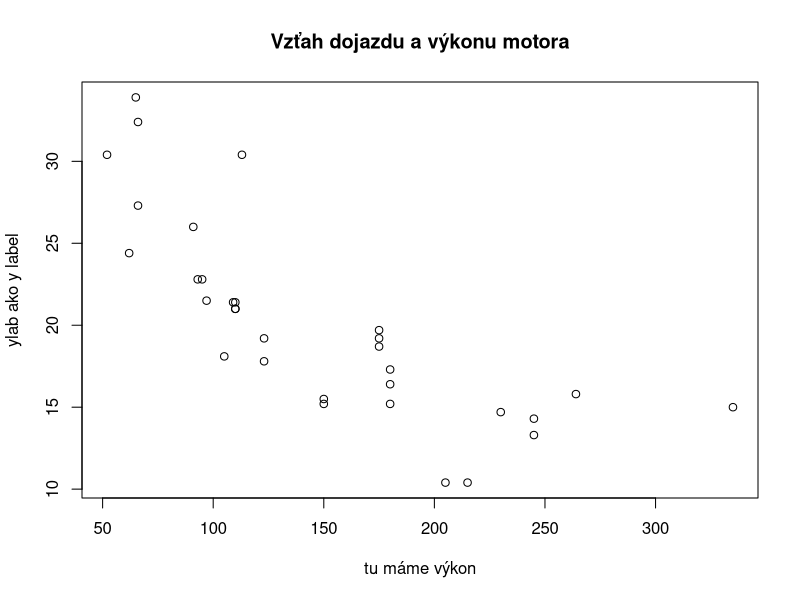
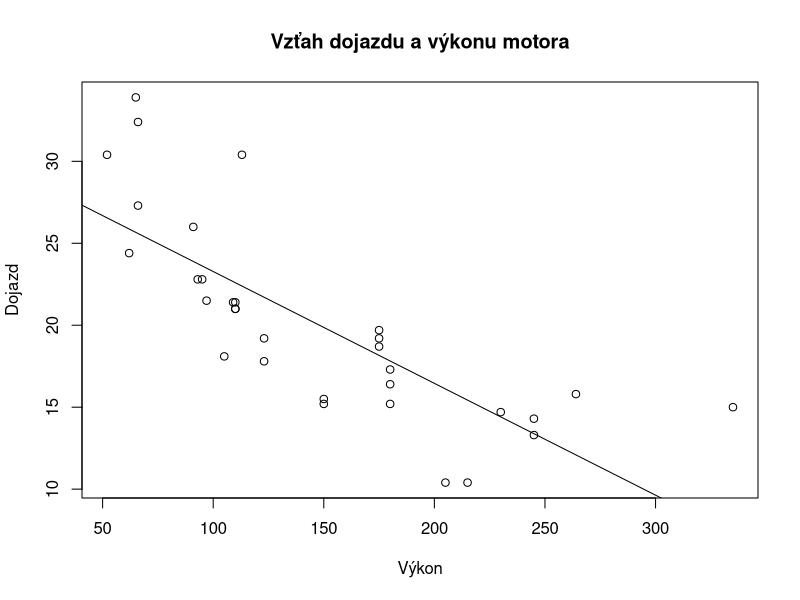
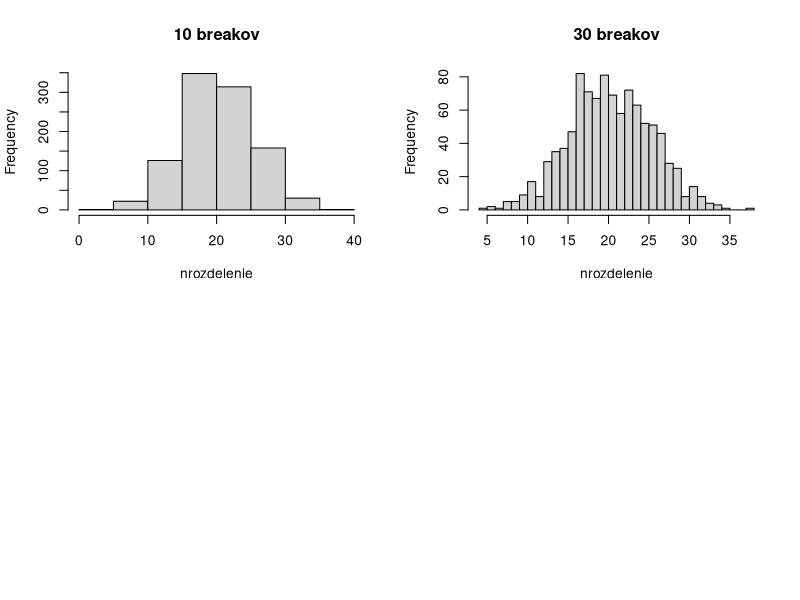

These figures' R source, in order:
## ---- chunk 1
library(knitr)
opts_chunk$set(echo = TRUE)
## ---- chunk 2
5 + 5
5 - 5
5 * 5
5 / 5
5^2
## ---- chunk 3
# zobrazí zvyšok z delenia

5 %% 2
## ---- chunk 4
mean(2, 4, 6)
abs(-5)
sqrt(8)
## ---- chunk 5
# Priradíme teda objektu "a" výsledok "2 + 2".

a <- 2 + 2

# Po napísaní názvu objektu do konzoly nám konzola ukáže už len výsledok.

a

# Nové priradenie hodnoty starému objektu prepíše starú hodnotu.

a <- 5 + 5

a
## ---- chunk 6
a^2
## ---- chunk 7
# Objektu "a" priradíme súbor číselných hodnôt a vytvoríme z neho vektor.

a <- c(5, 1, 4, 2, 3)

a

## ---- chunk 8
b <- c(5, 9, 6, 8, 7)
a + b
min(a)
sort(a)
sum(a)
## ---- chunk 9
# sample(), seq() a rep()
## ---- chunk 10
# Ako prvé potrebujeme zadať "x", teda vektor hodnôt, z ktorých chceme vyberať.
# Pre nás to budú hodnoty medzi 160 až 190, ktoré navolíme ako 160:190.

# 160:190 jednoducho vypíše hodnoty zaradom od 160 do 190. A sample() z nich náhodne vyberie
# nami určený počet hodnôt.


# "size" je počet hodnôt, aký ma funkcia vybrať.

# "replace", či môže vybrať jednu hodnotu viackrát, alebo ju má vylúčiť.

# "prob" použijeme, ak chceme priradiť istým hodnotám inú váhu.

vyska <- sample(x = 160:190, size = 10, replace = TRUE)

print(vyska)
## ---- chunk 11
seq(from = 2, to = 12, by = 0.5)
## ---- chunk 12
# Zadáme "od", "do" a koľko časí má vektor mať.

seq(from = 4, to = 10, length = 4) 

seq(from = 4, to = 10, length = 8)

# Alternatívou je zadať "od", "po", a rozdeliť to po požadovaných kúskoch
# na požadovanú dĺžku.

seq(from = 4, by = 0.5, length = 25)
## ---- chunk 13
rep(x = 1, times = 10)

rep(x = c(1, 2, 3), times = 3)
## ---- chunk 14
# Vytvorme si obyčajný číselný vektor.

obycajny_vektor <- c(1:10)

obycajny_vektor

# Za použitia indexovania môžeme vybrať akúkoľvek hodnotu. Chceme vybrať prvú.

obycajny_vektor[1]

# Alebo súbor hodnôt. Vyberieme prvú a poslednú hodnotu.

obycajny_vektor[c(1, 10)]
## ---- chunk 15
# Indexovaním môžeme aj odobrať hodnotu. Napr., ak chceme všetky okrem poslednej:

obycajny_vektor[-10]
## ---- chunk 16
# Pre vytvorenie vektora obsahujúceho textové reťazce, musí byť obsah ohraničený
# úvodzovkami "".

vector_characters <- c("c", "musíme", "používať", "stále", "ak", "chceme",
                       "viac", "hodnôt")

vector_characters

## ---- chunk 17


nazvy <- c("prvy", "druhy", "treti")
cisla <- c(1, 2, 3)

# Použijeme na to funkciu names()

names(cisla) <- nazvy

# Ak sa teraz pozrieme na vektor "cisla", uvidíme, že sme číslam priradili názvy.
# Na vypísanie výsledku môžeme použíť aj funkciu print().

print(cisla)

## ---- chunk 18
names(cisla) <- c("adin", "dos", "tres")

print(cisla)
## ---- chunk 19
# Logické operátory, inak známe ako Booleovské operátory, nám ako výsledok
# poskytnú výstup v podobe TRUE alebo FALSE.
# ! Pre overenie rovnosti použijeme "==".

vektor <-  5

vektor == 5

vektor == 6
## ---- chunk 20
# Vektor výšky ľudí, ktorý sme si skôr vytvorili.

vyska <- sample(x = 160:190, size = 10, replace = TRUE)

# Použitie logického operátora na zistenie, kto má viac ako 170cm. 

viac_ako_170 <- vyska > 170

# Výsledky však nebudú číselnými hodnotami, ale hodnotami booleovského typu.

print(viac_ako_170)

# To nám však nebráni zužiťkovať to pomocou funkcie "sum()" a zistiť počet 
# vyhovujúcich hodnôt. Zráta to všetky TRUE hodnoty.

sum(viac_ako_170)

# Čo dokážeme pomocou indexovania pretvoriť na číselné hodnoty.

vyska_v_cm <- vyska[vyska > 170]

print(vyska_v_cm)


## ---- chunk 21
# Pri funkcií matrix() zadáme vektor, a argumenty v podobe počtu riadkov, stĺpcov,
# a či má byť vektor usporiadaný po riadkoch alebo nie po riadkoch.

vektor <- c(1, 2, 3, 4, 5, 6, 7, 8, 9)

# Vytvoríme si štvorcovú maticu 3x3

matica1 <- matrix(vektor, nrow = 3, ncol = 3, byrow = TRUE)

matica1
## ---- chunk 22
# Zmeníme usporiadanie na FALSE, takže bude matica usporiadaná po stĺpcoch.

matica2 <- matrix(vektor, nrow = 3, ncol = 3, byrow = FALSE)

matica2
## ---- chunk 23
# Potrebujeme si vytvoriť vektory, ktoré budeme chcieť zlepiť.
# Vektor c(1:3) bude taký istý ako c(1, 2, 3).

vektor1 <- c(1:3)
vektor2 <- c(4, 5, 6)
vektor3 <- c(7, 8, 9)

# Zviazanie po riadkoch.

matica_riadky <- rbind(vektor1, vektor2, vektor3)

matica_riadky

## ---- chunk 24
matica_stlpce <- cbind(vektor1, vektor2, vektor3)

matica_stlpce
## ---- chunk 25
# Budeme pracovať s vyššie vytvorenou maticou "matica_riadky".

matica_riadky[1, 3] # jeden prvok, prvý riadok, tretí stĺpec
## ---- chunk 26
matica_riadky[1, ] # celý prvý riadok
## ---- chunk 27
matica_riadky[ , 1] # celý prvý stĺpec
## ---- chunk 28
matica_riadky * 5
## ---- chunk 29
matica_riadky %*% matica_stlpce
## ---- chunk 30
matica_riadky + matica_stlpce
## ---- chunk 31
matica_riadky

t(matica_riadky)
## ---- chunk 32
# Predpokladajme, že pracujeme so štvorcovou maticou.
# Ak by ste mali overiť, či sú vektory lineárne nezávislé,
# všetky ich spojíme do matice, a vyrátame rank matice. Ak bude rank
# rovný počtu vektorov, vektory sú navzájom  lineárne nezávislé.

vektor1 <- c(2, 3, 1, 9)
vektor2 <- c(1, 0, 3, 4)
vektor3 <- c(2, 9, 0, 3)
vektor4 <- c(4, 7, 2, 4)

matica <- rbind(vektor1, vektor2, vektor3, vektor4)


# Operátor "$" dokáže extrahovať konkrétnu hodnotu, ktorú chceme extrahovať. Skúste použiť
# príkaz "qr(matica)", ktorý nám vyráta ešte pár ďalších vecí. Nás však zaujíma iba rank.

qr(matica)$rank # vyrátame hodnosť matice
## ---- chunk 33
# Vidíme, že rank je rovný počtu riadkov/stĺpcov, teda naše vektory sú lineárne nezávislé.
## ---- chunk 34
# Pre načítanie datasetu do objektu použijeme trocha nezvyčajný prístup, kde:
# datasets predstavuje názov balíku, a "mtcars" dataset, ktorý chceme sprístupniť.
# Pomocou "::" sprístupníme konkrétny objekt z balíka.

data <- datasets::mtcars

# Ak by sme datasetu nechceli priradiť vlastný názov, ale ponechať originálny:

data("mtcars")

# Funkcia bude fungovať aj bez úvodzoviek.
## ---- chunk 35
# Predpokladajme, že máme načítaný dataset "mtcars".
# Pomocou funkcie "head()" si načítame prvých 6 riadkov.
# Alternatíva je "tail()" (ako chvost), pre vypísanie posledných 6 riadkov.

head(data)

# Vidíme, že je to súbor aút, s rôznymi parametrami.
# My sa budeme snažiť vysvetliť vplyv "hp" (horsepower, konské sily), 
# na "mph" (miles per galon, čiže koľko kilometrov má auto dojazd).
## ---- chunk 36
# Plotneme si dáta, ktoré dáme do regresie, čiže "mpg" a "hp".

plot(x = data$hp, y = data$mpg, ylab = "ylab ako y label", xlab = "tu máme výkon",
     main = "Vzťah dojazdu a výkonu motora")

## ---- chunk 37
# Chceme zistiť dopad "hp" na "mpg".
# Použijeme funkciu "lm()", ako linear model.
# Na konci musíme ako argument uviesť dáta, ktoré použijeme.

model <- lm(mpg ~ hp, data = data)

# Alternatívne môžeme model napísať pomocou extrakcie takto.
# Preferujem tento postup.

model <- lm(data$mpg ~ data$hp)

# Dostaneme dva koeficienty. Jeden pre intercept Beta0 a druhý pre Beta1 ako "hp".

model

# Intercept sa väčšinou neinterpretuje, slúži len pre určenie počiatočnej hodnoty.
# Ak by sme koeficient interpretovali, mohli by sme povedať, že auto s nula koňmi
# prejde 30 míľ na galón. Koeficient B1 by sme interpretovali ako:
# "každá extra konská sila, zníži dojazd o -0.068 míle". 
## ---- chunk 38
# Znova si plotneme dáta.

plot(x = data$hp, y = data$mpg, ylab = "Dojazd", xlab = "Výkon",
     main = "Vzťah dojazdu a výkonu motora")

# A pomocou funkcie "abline()" napasujeme do grafu priamku modelu.
# Abline ako priamka z bodu A do bodu B.

abline(model) 
## ---- chunk 39
# Pripomeňme si hodnoty nášho modelu.

model

# Na poradí pri kovariancii nezáleží.

kovar <- cov(data$mpg, data$hp)

rozptyl <- var(data$hp)

beta1 <- kovar/rozptyl

print(beta1)

# Oba parametre majú hodnotu -0.068 a rovnajú sa.
# Skúsme B0.

ybar <- mean(data$mpg)
xbar <- mean(data$hp)

beta0 <- ybar - (beta1 * xbar)

print(beta0)

# Sedí. :)

## ---- chunk 40
# Zostrojme si pre ilustráciu normálne rozdelenie.
# Môžeme pôžiť dnorm(), pre vyrátanie krásneho normálneho rozdelenia, ktorému
# by sme zadali vlastné hodnoty, my však použijeme rnorm(), pre vygenerovanie
# n hodnôt z normálneho rozdelenia.

nrozdelenie <-  rnorm(n = 1000, mean = 20, sd = 5)

# Použijeme hist() namiesto plot(). Funkcia plot() by defaultne použila scatterplot.
# Argument "breaks" určí, na koľko častí rozlámeme náš histogram.
# Viacej častí nám umožní krajšie vystihnúť normálne rozdelenie.
# Funkciou par() si zobrazíme dva grafy vedľa seba a ukážeme rozdiel.

par(mfrow=c(2, 2)) 

# Všimnime si, že sú centrované okolo priemeru, ktorý sme zadali ako 20.

hist(nrozdelenie, breaks = 10, main = "10 breakov")

hist(nrozdelenie, breaks = 30, main = "30 breakov")

# Pre navrátenie zobrazenia grafov na jeden, použijeme "par(mfrow=c(1, 1))".
